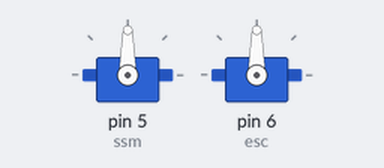
Simulated run of this sketch. Board: Arduino Uno, built with avr-gcc and run on an emulated ATmega328P. Shown: 2 × servo.

Above: at 0.1 s.
At 5.1 s:
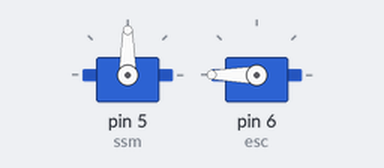
At 10.1 s:
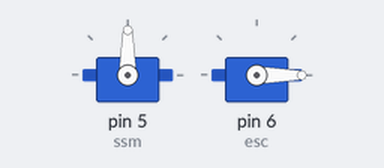
Timing chart, 0 to 16.5 s (numbered marks = the images above):
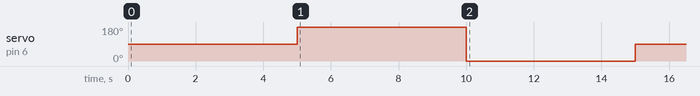

The sketch:

Calibration.ino
```cpp
#include <Servo.h> //define the servo library
Servo ssm; //define that ssm (steering servo motor) is a servo
Servo esc; //define that esc is a servo

void setup() {
ssm.attach(5); //define that ssm is connected at pin 12
esc.attach(6); //define that esc is connected at pin 13

//*********************Vehicle Calibration*********************//
esc.write(90);  delay(5000);
esc.write(180); delay(5000);
esc.write(0); delay(5000);
esc.write(90); delay(5000);
}

void loop() {}
```
